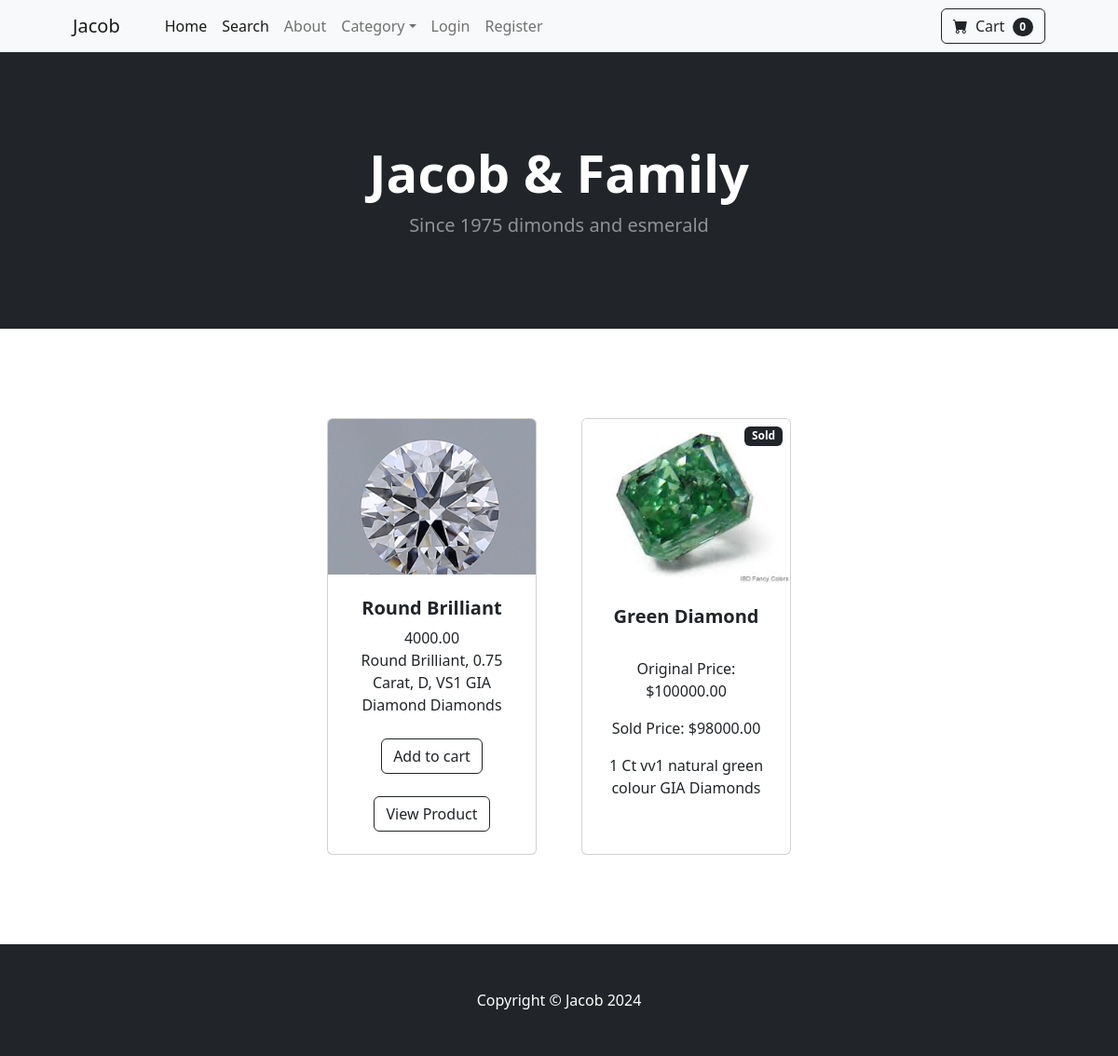
The page / on the database its author committed.
### store/models.py (models this page shows, shortened)
class Product(models.Model):
    name=models.CharField(max_length=50)
    price = models.DecimalField(default=0, decimal_places=2, max_digits=20)
    category= models.ForeignKey(Category,on_delete=models.CASCADE, default=1)
    description=models.CharField(max_length=250,default='',blank=True,null=True)
    image=models.ImageField(upload_to='uploads/product/')
    is_sale=models.BooleanField(default=False)
    sale_price= models.DecimalField(default=0, decimal_places=2, max_digits=20)
    is_sold=models.BooleanField(default=False)
    sold_price=models.DecimalField(default=0, decimal_places=2, max_digits=20)

class Category(models.Model):
    name=models.CharField(max_length=50)
    def __str__(self):
        return self.name

### store/views.py (the view)
# urls.py: path('', views.home, name='home'),
def home(request):
    products= Product.objects.all()
    return render(request,'home.html',{'products':products})

### cart/cart.py (called while the page is built)
    def __len__(self):
        return len(self.cart)

### cart/context_processors.py (called while the page is built)
def cart(request):
    return {'cart': Cart(request)}

### store/templates/home.html (shortened to what this page needs)
{% extends 'base.html' %}
{% block content %}
        <header class="bg-dark py-5">
            <div class="container px-4 px-lg-5 my-5">
                <div class="text-center text-white">
                    <h1 class="display-4 fw-bolder">Jacob & Family</h1>
                    <p class="lead fw-normal text-white-50 mb-0">Since 1975 dimonds and esmerald</p>
                </div>
            </div>
        </header>
        <section class="py-5">
            <div class="container px-4 px-lg-5 mt-5">
                <div class="row gx-4 gx-lg-5 row-cols-2 row-cols-md-3 row-cols-xl-4 justify-content-center">
                    {% for product in products %}
                    {% if not product.is_sale and not product.is_sold %}
                      <div class="col mb-5">
                        <div class="card h-100">
                          {% if product.image %}
                            <img class="card-img-top" src="{{ product.image.url }}" alt="..." />
                          {% else %}
                            <p>No image available.</p>
                          {% endif %}
                          <div class="card-body p-4">
                            <div class="text-center">
                              <h5 class="fw-bolder">{{ product.name }}</h5>
                              {{ product.price }}
                              <br />
                              {{ product.description }}
                              {{ product.category }}
                            </div>
                          </div>
                          <div class="card-footer p-4 pt-0 border-top-0 bg-transparent">
                            <div class="text-center">
                              <a class="btn btn-outline-dark mt-auto" href="#">Add to cart</a>
                            </div>
                            <br/>
                            <div class="text-center"><a class="btn btn-outline-dark mt-auto" href="{% url 'product' product.id %}">View Product</a></div>
                          </div>
                        </div>
                      </div>
                    {% else %}
                      {% if product.is_sold %}
                        <div class="col mb-5">
                            <div class="card h-100">
                                <div class="badge bg-dark text-white position-absolute" style="top: 0.5rem; right: 0.5rem">Sold</div>
                                {% if product.image %}
                                <img class="card-img-top" src="{{product.image.url}}" alt="..." />
                                {% else %}
                                <p>No image available.</p>
                                 {% endif %}
                            <div class="card-body p-4">
                              <div class="text-center">
                                <h5 class="fw-bolder">{{ product.name }}</h5>
                                <br />
                                <p>Original Price: ${{ product.price }}</p>
                                <p>Sold Price: ${{ product.sold_price }}</p>
                                {{ product.description }}
                                {{ product.category }}
                              </div>
                            </div>
                          </div>
                        </div>
                      {% endif %}
                    {% endif %}
                  {% endfor %}
        </section>
        {% endblock %}

### rows shown on the page
Product: image (picture), name "Round Brilliant", price "4000.00", description "Round Brilliant, 0.75 Carat, D, VS1 GIA Diamond", category "Diamonds"
Product: image (picture), name "Green Diamond", price "100000.00", sold_price "98000.00", description "1 Ct vv1 natural green colour GIA", category "Diamonds"

### other values the page prints
{{ cart| length }} "0"
